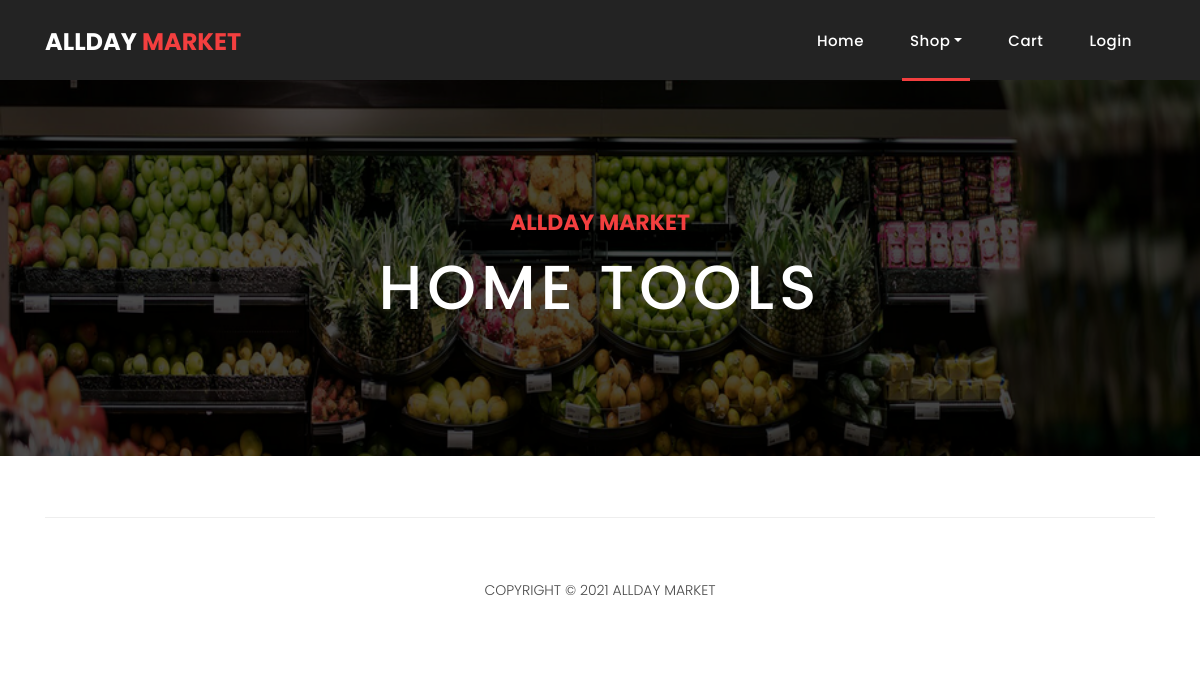
The app's page /HomeTools.php, older data.
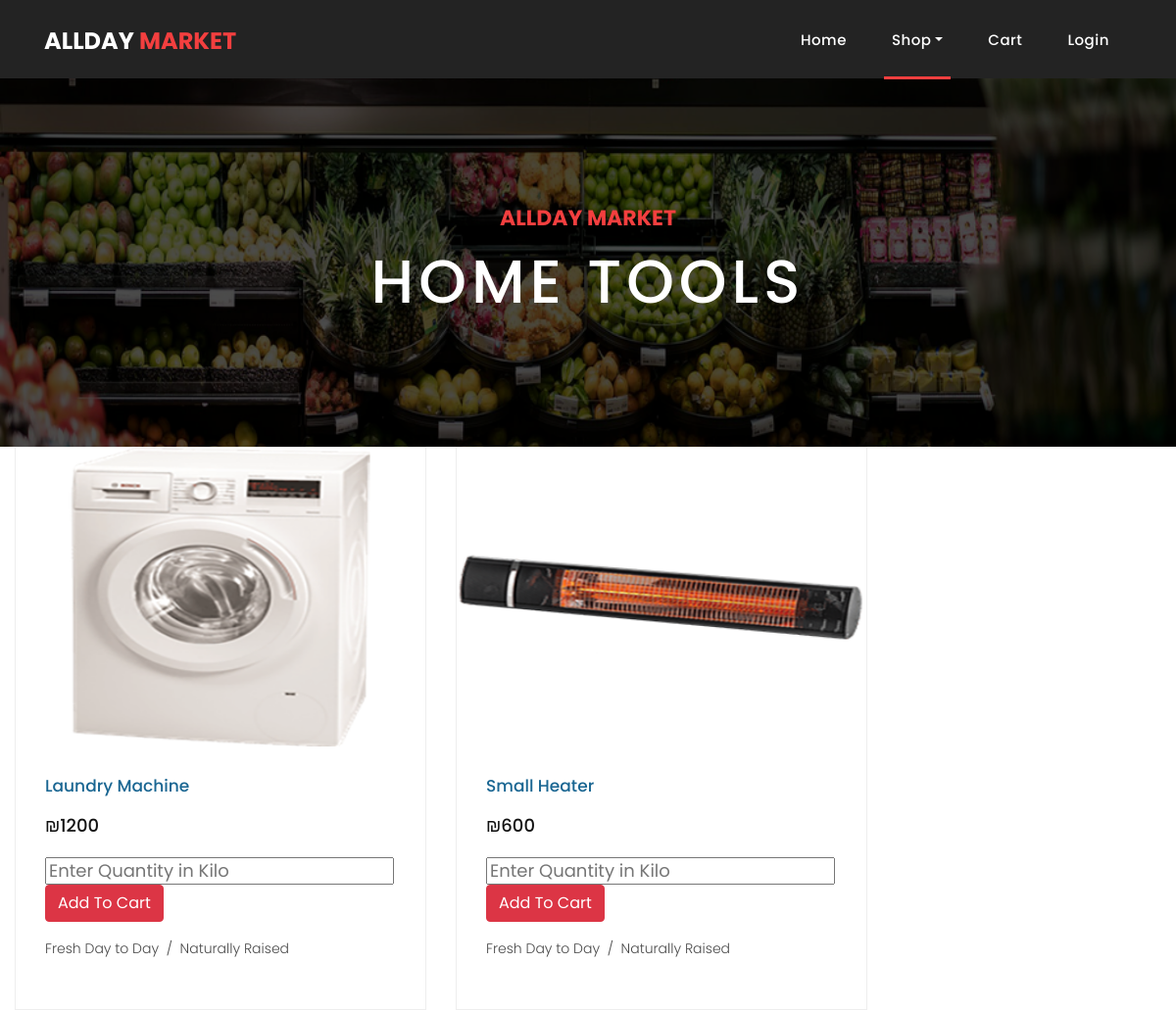
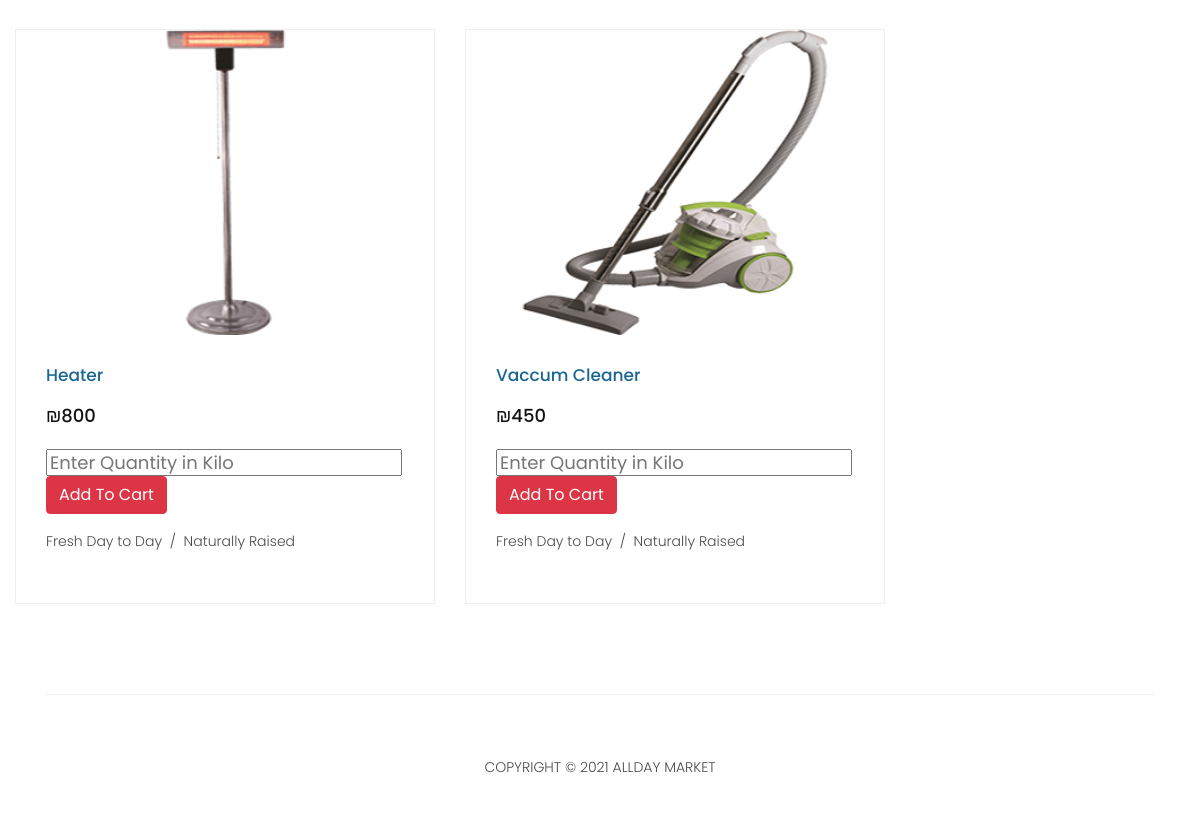
The same page, newer data (2 pictures, top to bottom).
### tables this page shows
CREATE TABLE `items` (
  `Barcode` int(11) NOT NULL,
  `Name` varchar(25) NOT NULL,
  `Price` int(11) NOT NULL,
  `Department` tinyint(1) NOT NULL,
  `img` varchar(35) NOT NULL,
  `quantity` int(11) NOT NULL,
  `supplierID` int(11) NOT NULL
);

### HomeTools.php (the view, shortened to what the changed rows need)
<!DOCTYPE html>
<html lang="en">
   <head>
      <link href="vendor/bootstrap/css/bootstrap.min.css" rel="stylesheet">
      <link rel="stylesheet" href="assets/css/fontawesome.css">
      <link rel="stylesheet" href="assets/css/style.css">
      <link rel="stylesheet" href="assets/css/owl.css">
   </head>
   <body>
      <header class="">
         <?php
            if(isset($_SESSION['email'])){
            	if($_SESSION['email'] === 'admin@allday.com'){
            $basedir = realpath(__DIR__);
            		include($basedir . '/navbars/navadmin.php');
            	}
            	else{
            $basedir = realpath(__DIR__);
            		include($basedir . '/navbars/navuser.php');
            	}
            }
            else{
            $basedir = realpath(__DIR__);
            include($basedir . '/navbars/nav.php');
            }
            ?>
      </header>
      <div class="page-heading about-heading header-text" style="background-image: url(assets/images/veghs.png);">
         <div class="container">
            <div class="row">
               <div class="col-md-12">
                  <div class="text-content">
                     <h2>Home Tools</h2>
                  </div>
               </div>
            </div>
         </div>
      </div>
      <div class="col-md-9">
         <div class="row">
            <?php
               include 'db.php';
               $sql = "SELECT * FROM items WHERE Department = 2";
               $stmt= mysqli_stmt_init($conn);
               mysqli_stmt_prepare($stmt,$sql);
               mysqli_stmt_execute($stmt);
               $results=mysqli_stmt_get_result($stmt);
               if(isset($_SESSION['email'])){
               if($_SESSION['email'] === 'admin@allday.com'){
               while ($row=mysqli_fetch_assoc($results))
               {
               $ID = $row['Barcode'];
               $name = $row['Name'];
               $price = $row['Price'];
               $img = $row['img'];
               echo '
               <div class="col-md-6">
               <div class="product-item">
               <a href="#"><img src="'.$img.'" alt=""></a>
               <div class="down-content">
               <a href="#"><h4>'.$name.'</h4></a>
               <h6><small><del> ₪4.20</del></small> ₪'.$price.'
               <br><br>
               <a href="editItemForm.php?id='.$ID.'">
               <button class="btn btn-secondary" type="button" class="filled-button" class="editBtn">
               Edit</button>
               </a>
               <form action="updateItem.php" method="post">
               <input type="hidden" name="id" value="'.$ID.'">
               <fieldset>
               <button type="submit" name="itemDel" id="form-submit" class="btn btn-danger">Delete</button>
               </fieldset>
               </form>
               <p>Fresh Day to Day &nbsp;/&nbsp; Naturally Raised</p>
               </div>
               </div>
               </div>
               ';
               }
               }
               else{
               while ($row=mysqli_fetch_assoc($results))
               {
               $ID = $row['Barcode'];
               $name = $row['Name'];
               $price = $row['Price'];
               $img = $row['img'];
               echo '
               <div class="col-md-6">
               <div class="product-item">
               <a href="#"><img src="'.$img.'" alt=""></a>
               <div class="down-content">
               <a href="#"><h4>'.$name.'</h4></a>
               <h6><small><del> ₪4.20</del></small> ₪'.$price.'
               <br><br>
               <form id="qnt'.$ID.'">
               <input type="text" placeholder="Enter Quantity in Kilo" name="qty" required>
               <button class="btn btn-danger" type="button" onclick= add('.$ID.') class="filled-button" class="add2cart">Add To Cart</button></h6>
               </form>
               <p>Fresh Day to Day &nbsp;/&nbsp; Naturally Raised</p>
               </div>
               </div>
               </div>
               ';
               }
               }
               }
               else{
               while ($row=mysqli_fetch_assoc($results))
               {
               $id = $row['Barcode'];
               $name = $row['Name'];
               $price = $row['Price'];
               $img = $row['img'];
               echo '
               <div class="col-md-6">
               <div class="product-item">
               <a href="#"><img src="'.$img.'" alt=""></a>
               <div class="down-content">
               <a href="#"><h4>'.$name.'</h4></a>
               <h6> ₪'.$price.'
               <br><br>
               <form id="qnt'.$id.'">
               <input type="text" placeholder="Enter Quantity in Kilo" name="qty" required>
               <button class="btn btn-danger" type="button" onclick= add('.$id.') class="filled-button" class="add2cart">Add To Cart</button></h6>
               </form>
               <p>Fresh Day to Day &nbsp;/&nbsp; Naturally Raised</p>
               </div>
               </div>
               </div>
               ';
               }
               }
               ?>
         </div>
      </div>
   </body>
</html>

Row changes from the older to the newer data that the page shows:
added items: img (picture), Name "Laundry Machine", Price "1200"
added items: img (picture), Name "Small Heater", Price "600"
added items: img (picture), Name "Heater", Price "800"
added items: img (picture), Name "Vaccum Cleaner", Price "450"
